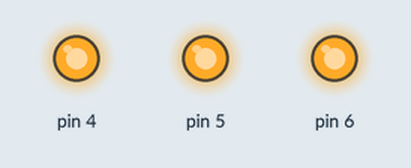
The sketch below on a simulated Arduino Uno, built with avr-gcc and run on an emulated ATmega328P. Parts: output pins drawn as LEDs (lit = HIGH).

Above: at 1.5 s.
At 4.5 s:
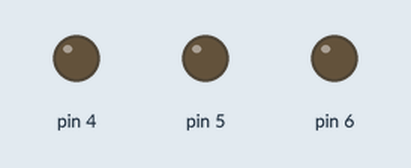
Timing chart, 0 to 7.8 s (numbered marks = the images above):
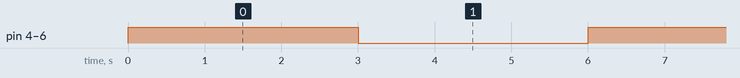

The sketch:

Blink_example.ino
```cpp
void setup() {
  pinMode(4,OUTPUT);
  pinMode(5,OUTPUT);
  pinMode(6,OUTPUT);

}

void loop() {
  digitalWrite(4,1);
  digitalWrite(5,1);
  digitalWrite(6,1);
  delay(3000);
  digitalWrite(4,0);
  digitalWrite(5,0);
  digitalWrite(6,0);
  delay(3000);
}
```

Measured:
- by itself, pin 4–6: alternates HIGH for 3.0 s and LOW for 3.0 s
